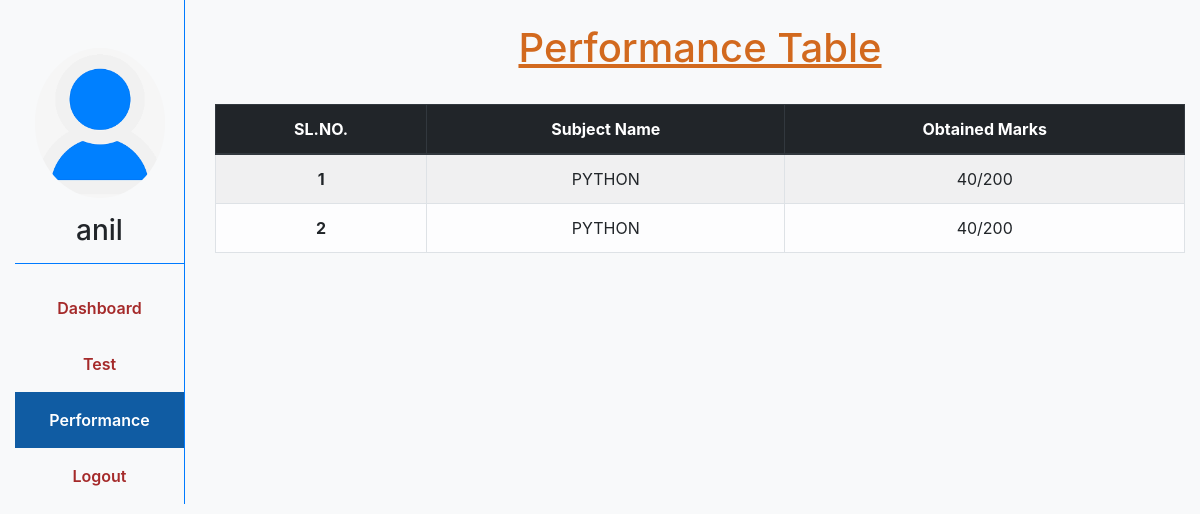
The app's page /student/studentperformance/ (signed in) with its own data.
### student/models.py (models this page shows, shortened)
class Student(models.Model):
    full_name = models.CharField(max_length=50,null=True, blank=True)
    dob = models.DateField(null=True, blank=True)
    user = models.OneToOneField(User, on_delete=models.CASCADE)
    profile_photo = models.ImageField(upload_to='student/profile/', null=True, blank=True)
    address = models.CharField(max_length=50,null=True, blank=True)
    contactno = models.PositiveIntegerField(null=True, blank=True)

### main/models.py (models this page shows)
class User(AbstractUser):
    is_verified = models.BooleanField(default=False)
    is_teacher = models.BooleanField(default=False)
    is_student = models.BooleanField(default=False)

### onlinetest/models.py (models this page shows)
class Performance(models.Model):
    student = models.ForeignKey(Student, on_delete=models.CASCADE)
    subject_name = models.ForeignKey(Subject, on_delete=models.CASCADE)
    obtained_mark = models.IntegerField()
    total_marks = models.PositiveIntegerField()

class Subject(models.Model):
    course_name = models.ForeignKey(Course, on_delete=models.CASCADE)
    subject_name = models.CharField(max_length=30)
    total_marks = models.PositiveIntegerField()
    def __str__(self):
        return self.subject_name

### student/views.py (the view)
# urls.py: path('studentperformance/',student_performance,name="student_performance"),
@user_passes_test(lambda u: u.is_student and u.is_verified)
def student_performance(request):
    perfomance = 'active'
    stu = Student.objects.filter(user=request.user).first()
    stu_perf = Performance.objects.filter(student=stu)
    return render(request, 'student/student_performance.html', locals())

### templates/student/student_performance.html
{% extends 'student/student_base.html' %}
{% load static %}
{% block css %}
      <link rel="stylesheet" href="{% static 'teacher/css/teacher_base.css' %}">
{% endblock css %}
{% block content %}
<br>
<div style="text-align: center; color: chocolate;">
    <h1 style="text-decoration: underline;">Performance Table</h1>
</div>
<br>
<table class="table table-striped table-hover table-condensed table-bordered table-light text-center">
    <thead class="thead thead-dark">
        <tr>
            <th scope="col">SL.NO.</th>
            <th scope="col">Subject Name</th>
            <th scope="col">Obtained Marks</th>
        </tr>
    </thead>
    <tbody>
        {% for stu in stu_perf %}
        <tr>
            <th scope="row">{{forloop.counter}}</th>
            <td>{{stu.subject_name|upper}}</td>
            <td>{{stu.obtained_mark}}/{{stu.total_marks}}</td>
        </tr>
        {% endfor %}
    </tbody>
{% endblock %}

### templates/student/student_base.html (shortened to what this page needs)
<!DOCTYPE html>
{% load static %}
<html lang="en">
<head>
     <link rel="stylesheet" href="https://maxcdn.bootstrapcdn.com/bootstrap/4.0.0/css/bootstrap.min.css"
>
    {% block css %}{% endblock css %}
</head>
<body>
    <div class="container-fluid bg-light ">
        <div class="row">
            <div class="col-sm-2">
                <div class="border-right border-primary h-100">
                 <div class="text-center">
                    {% if stu.profile_photo %}
                        <img src='{{stu.profile_photo.url}}' alt="Profile Picture"  class="img-fluid rounded-circle mt-5" width="130px" height="130px">
                    {% else %}
                        No Image Found
                    {% endif %}
                  <h3 class="mt-3">{{user.username}}</h3>
                 </div>
                 <hr class="border-primary">
                 <nav class="nav flex-column text-center">
                    <a href="{% url 'student:profile' %}" class="nav-link {{dashboard}}">Dashboard</a>
                    <a href="{% url 'student:view_test' %}" class="nav-link {{ques}}">Test</a>
                    <a href="{% url 'student:student_performance' %}" class="nav-link {{perfomance}}">Performance</a>
                    <a href="{% url 'main:signout' %}" class="nav-link">Logout</a>
                 </nav>
                </div>
            </div>
            <div class="col-sm-10">
                {% block content %}
                {% endblock %}
            </div>
        </div>
    </div>
</body>
</html>

### static/teacher/css/teacher_base.css (style rules this page uses)
html, body { height: 100% }
.container-fluid { min-height: 100%; }
a.nav-link { color: Brown; font-weight: 600; line-height: 30pt; }
a.nav-link.active { color: white; background-color: rgb(16, 92, 163); }

### records on screen
Student: profile_photo (picture)
User: username "anil"
Performance: subject_name "PYTHON", obtained_mark "40", total_marks "200"
Performance: subject_name "PYTHON", obtained_mark "40", total_marks "200"
